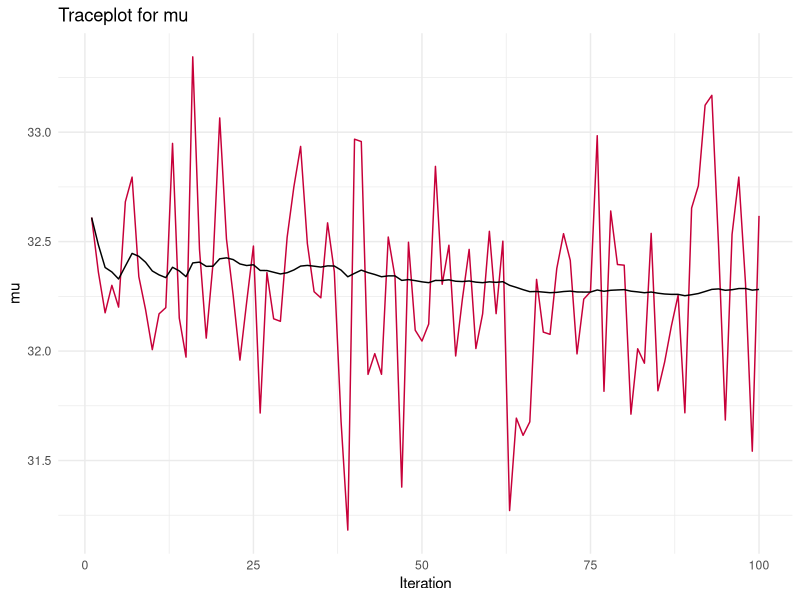
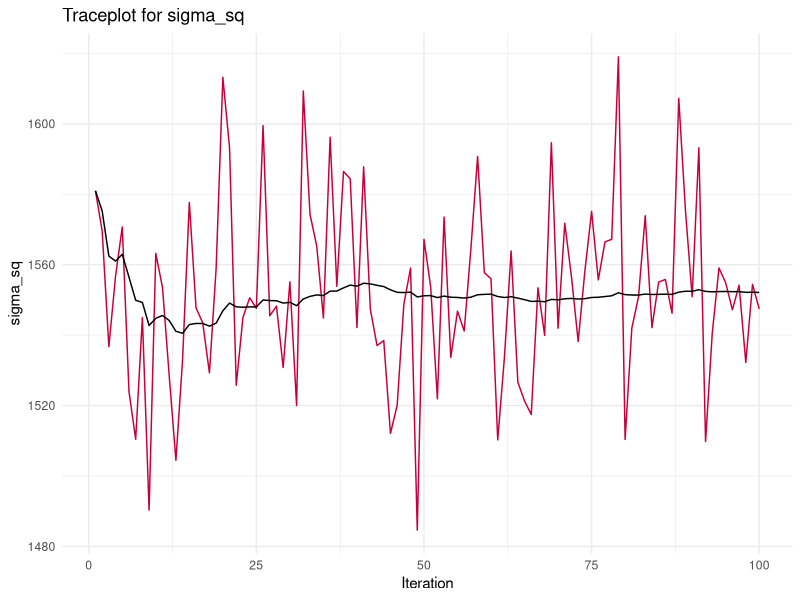
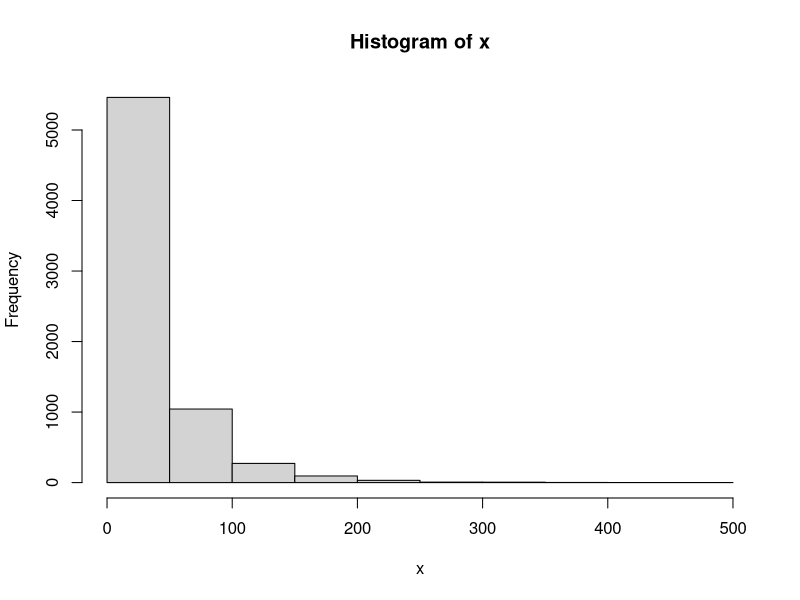
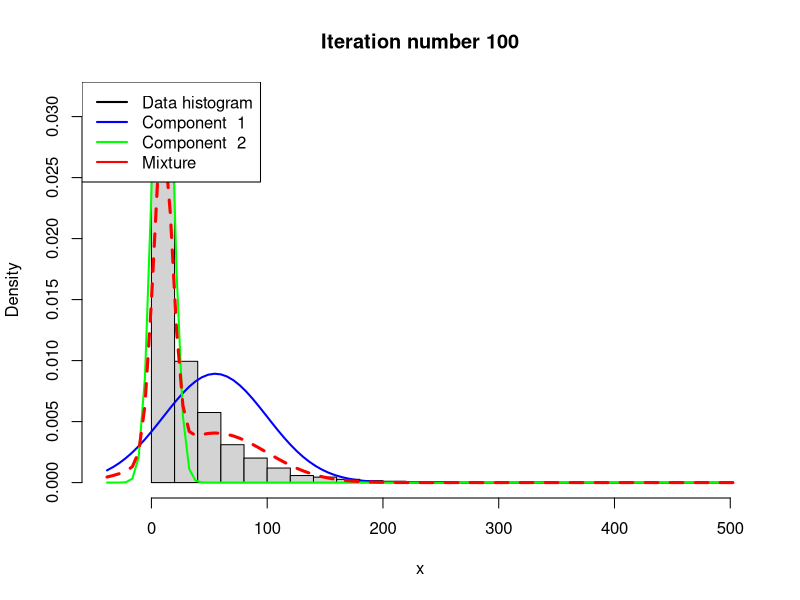
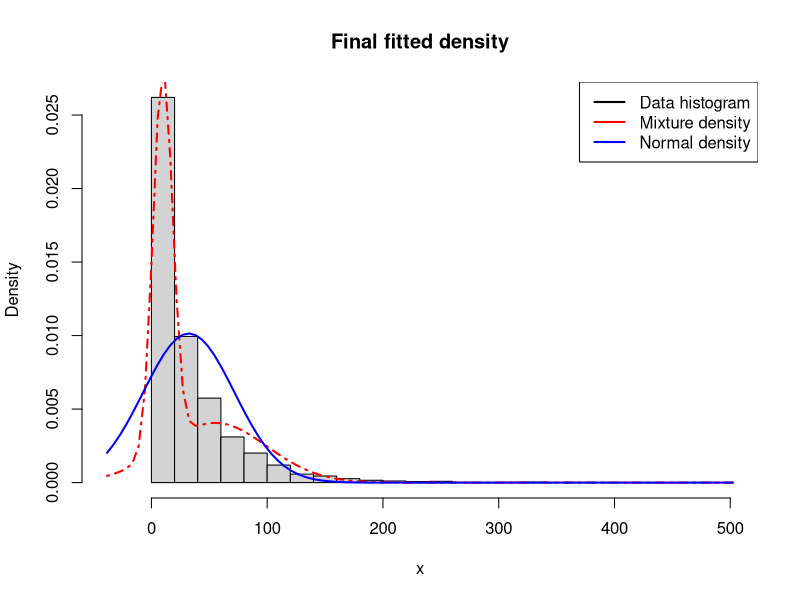
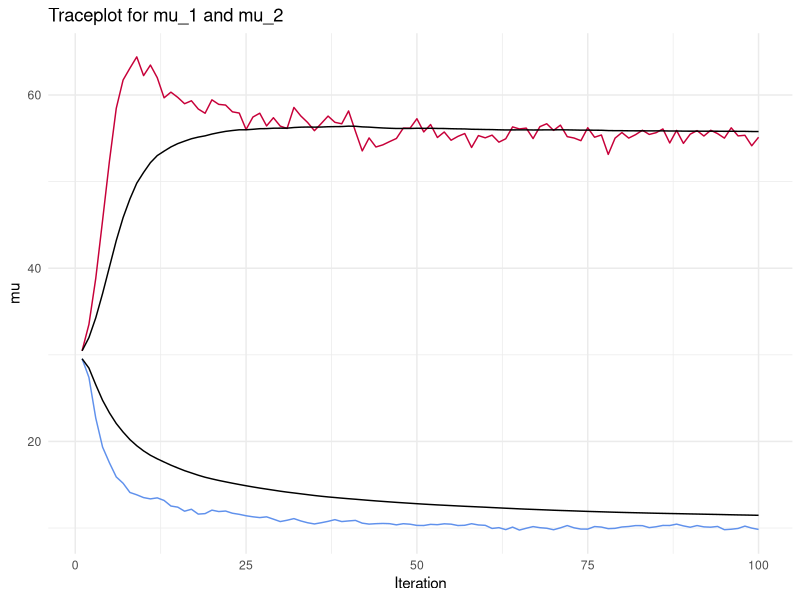
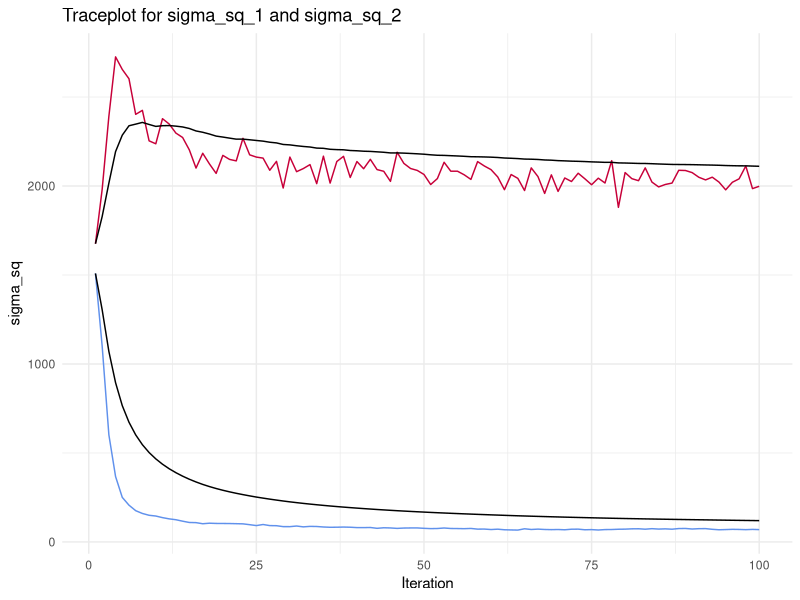
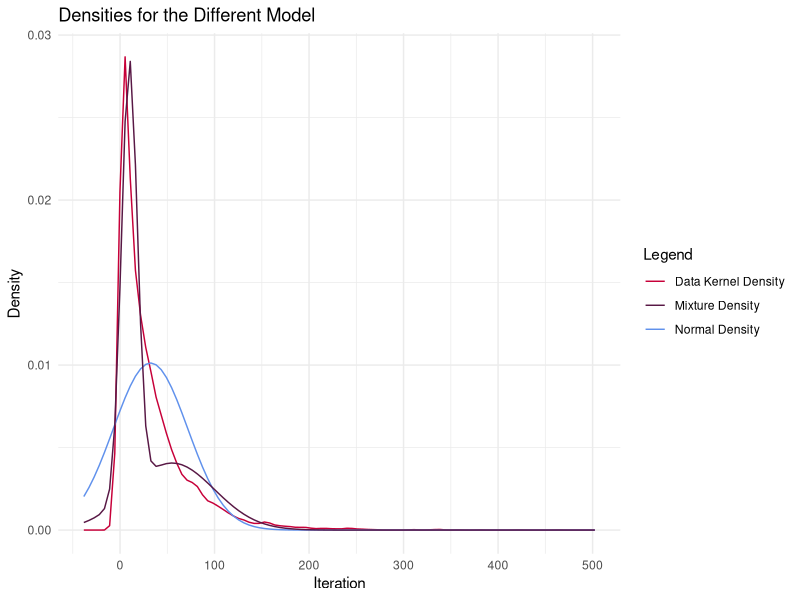

Source code (R) for these figures, in order: (Note: this script raises an error after producing the figures.)
## ---- chunk 1
knitr::opts_chunk$set(echo = TRUE)
library(knitr)
library(ggplot2)
## ---- chunk 2

################################################################################
# Exercise 1.a i)
################################################################################

rainfall_data = read.table("data/rainfall.dat", header=FALSE)

# Prior Parameters (slides page 15)
# These are basically random, guessed or from the data
# mu
mu_0 = 0
tau_sq_0 = 1

# sigma_sq
nu_0 = 1
sigma_sq_0 = 1 # sigma is 1/nu_0

## ---- chunk 3

crinvchisq = function(n, df, s_sq) {
  samples = rchisq(n, df)
  # These are draws from the inverse chi squared
  sigma_sq = (df - 1) * s_sq / samples
  return(sigma_sq)
}

## ---- chunk 4

gibbs_sample = function(nDraws, data, default_sigma, tau_sq_0, mu_0, nu_0, sigma_sq_0) {
  
  # Posterior Parameters (Taken from lecture 2 slide 4)
  n = length(data)
  mu_n = mean(data) + mu_0
  nu_n = nu_0 + n
  default_sigma_sq = default_sigma^2
  
  # To store all iterative results
  values_df = data.frame(matrix(NA, nrow = nDraws, ncol = 2))
  
  # To save current iterative results
  values = list(mu = NaN, sigma_sq = default_sigma_sq)
  
  # As mu depends on sigma and sigma depends on mu, we need one initial value to start.
  # In this implementation the default value to start with is sigma_sq.
  
  for (i in 1:nDraws) {
    tau_sq_n = 1 / ((n/values$sigma) + (1/tau_sq_0))
    values$mu = rnorm(1, mu_n, sqrt(tau_sq_n))
    values$sigma_sq = crinvchisq(1, nu_n, (nu_0*sigma_sq_0 + sum((data - values$mu)^2))/(n + nu_0))
    values_df[i,] = values
  }
  
  colnames(values_df) = c("mu", "sigma_sq")
  return(values_df)
}

## ---- chunk 5

res = gibbs_sample(nDraws = 100,
                   data = rainfall_data$V1, 
                   default_sigma = 40,
                   tau_sq_0 = tau_sq_0,
                   mu_0 = mu_0,
                   nu_0 = nu_0,
                   sigma_sq_0 = sigma_sq_0)

kable(head(res))

## ---- chunk 6

################################################################################
# Exercise 1.a ii)
################################################################################

plotdf = data.frame(1:nrow(res), res, cumsum(res$mu)/(1:nrow(res)),
                    cumsum(res$sigma_sq)/(1:nrow(res)))
colnames(plotdf) = c("index", "mu", "sigma_sq", "mu_trailing_mean",
                     "sigma_sq_trailing_mean")

ggplot(plotdf) +
  geom_line(aes(x = index, y = mu), color = "#C70039") +
  geom_line(aes(x = index, y = mu_trailing_mean), color = "#000000") +
  labs(title = "Traceplot for mu", y = "mu",
  x = "Iteration", color = "Legend") +
  theme_minimal()

## ---- chunk 7

ggplot(plotdf) +
  geom_line(aes(x = index, y = sigma_sq), color = "#C70039") +
  geom_line(aes(x = index, y = sigma_sq_trailing_mean), color = "#000000") +
  labs(title = "Traceplot for sigma_sq", y = "sigma_sq",
  x = "Iteration", color = "Legend") +
  theme_minimal()

## ---- chunk 8

################################################################################
# Exercise 1.b)
################################################################################

# This is the script provied in 'NormalMixtureGibbs.R' with minor ajustments.

# Estimating a simple mixture of normals
# Author: Mattias Villani, IDA, Linkoping University. http://mattiasvillani.com

##########    BEGIN USER INPUT #################
# Data options
x <- as.matrix(rainfall_data$V1)

# Model options
## COMMENT: As the given model has two guassians we set this to two.
nComp <- 2    # Number of mixture components

# Prior options
alpha <- 10*rep(1,nComp) # Dirichlet(alpha)
muPrior <- rep(0,nComp) # Prior mean of mu
tau2Prior <- rep(10,nComp) # Prior std of mu
sigma2_0 <- rep(var(x),nComp) # s20 (best guess of sigma2)
nu0 <- rep(4,nComp) # degrees of freedom for prior on sigma2

# MCMC options
nIter <- 100 # Number of Gibbs sampling draws

# Plotting options
plotFit <- TRUE
lineColors <- c("blue", "green", "magenta", 'yellow')
# We removed the sleep time
sleepTime <- 0.1 # Adding sleep time between iterations for plotting
################   END USER INPUT ###############

###### Defining a function that simulates from the 
rScaledInvChi2 <- function(n, df, scale){
  return((df*scale)/rchisq(n,df=df))
}

####### Defining a function that simulates from a Dirichlet distribution
rDirichlet <- function(param){
  nCat <- length(param)
  piDraws <- matrix(NA,nCat,1)
  for (j in 1:nCat){
    piDraws[j] <- rgamma(1,param[j],1)
  }
  piDraws = piDraws/sum(piDraws) # Diving every column of piDraws by the sum of the elements in that column.
  return(piDraws)
}

# Simple function that converts between two different representations of the mixture allocation
S2alloc <- function(S){
  n <- dim(S)[1]
  alloc <- rep(0,n)
  for (i in 1:n){
    alloc[i] <- which(S[i,] == 1)
  }
  return(alloc)
}

# Initial value for the MCMC
nObs <- length(x)
S <- t(rmultinom(nObs, size = 1 , prob = rep(1/nComp,nComp))) # nObs-by-nComp matrix with component allocations.
mu <- quantile(x, probs = seq(0,1,length = nComp))
sigma2 <- rep(var(x),nComp)
probObsInComp <- rep(NA, nComp)

# Setting up the plot
xGrid <- seq(min(x)-1*apply(x,2,sd),max(x)+1*apply(x,2,sd),length = 100)
xGridMin <- min(xGrid)
xGridMax <- max(xGrid)
mixDensMean <- rep(0,length(xGrid))
effIterCount <- 0
ylim <- c(0,2*max(hist(x)$density))

# Added for stroring the draws and print the plots
all_mu = matrix(rep(NaN, nIter*nComp), nrow = nIter)
all_sigma_sq = matrix(rep(NaN, nIter*nComp), nrow = nIter)

for (k in 1:nIter){
  #message(paste('Iteration number:',k))
  alloc <- S2alloc(S) # Just a function that converts between different representations of the group allocations
  nAlloc <- colSums(S)
  #print(nAlloc)
  # Update components probabilities
  pi <- rDirichlet(alpha + nAlloc)
  
  # Update mu's
  for (j in 1:nComp){
    precPrior <- 1/tau2Prior[j]
    precData <- nAlloc[j]/sigma2[j]
    precPost <- precPrior + precData
    wPrior <- precPrior/precPost
    muPost <- wPrior*muPrior + (1-wPrior)*mean(x[alloc == j])
    tau2Post <- 1/precPost
    mu[j] <- rnorm(1, mean = muPost, sd = sqrt(tau2Post))
  }
  
  # Update sigma2's
  for (j in 1:nComp){
    sigma2[j] <- rScaledInvChi2(1, df = nu0[j] + nAlloc[j], scale = (nu0[j]*sigma2_0[j] + sum((x[alloc == j] - mu[j])^2))/(nu0[j] + nAlloc[j]))
  }
  
    all_mu[k,] = mu
    all_sigma_sq[k,] = sigma2
  
  # Update allocation
  for (i in 1:nObs){
    for (j in 1:nComp){
      probObsInComp[j] <- pi[j]*dnorm(x[i], mean = mu[j], sd = sqrt(sigma2[j]))
    }
    S[i,] <- t(rmultinom(1, size = 1 , prob = probObsInComp/sum(probObsInComp)))
  }
  
  # Printing the fitted density against data histogram
  if (plotFit && (k == nIter)){
    effIterCount <- effIterCount + 1
    hist(x, breaks = 20, freq = FALSE, xlim = c(xGridMin,xGridMax), main = paste("Iteration number",k), ylim = ylim)
    mixDens <- rep(0,length(xGrid))
    components <- c()
    for (j in 1:nComp){
      compDens <- dnorm(xGrid,mu[j],sd = sqrt(sigma2[j]))
      mixDens <- mixDens + pi[j]*compDens
      lines(xGrid, compDens, type = "l", lwd = 2, col = lineColors[j])
      components[j] <- paste("Component ",j)
    }
    mixDensMean <- ((effIterCount-1)*mixDensMean + mixDens)/effIterCount
    
    lines(xGrid, mixDens, type = "l", lty = 2, lwd = 3, col = 'red')
    legend("topleft", box.lty = 1, legend = c("Data histogram",components, 'Mixture'), 
           col = c("black",lineColors[1:nComp], 'red'), lwd = 2)
    #Sys.sleep(sleepTime)
  }
}

hist(x, breaks = 20, freq = FALSE, xlim = c(xGridMin,xGridMax), main = "Final fitted density")
lines(xGrid, mixDensMean, type = "l", lwd = 2, lty = 4, col = "red")
lines(xGrid, dnorm(xGrid, mean = mean(x), sd = apply(x,2,sd)), type = "l", lwd = 2, col = "blue")
legend("topright", box.lty = 1, legend = c("Data histogram","Mixture density","Normal density"), col=c("black","red","blue"), lwd = 2)

#########################    Helper functions    ##############################################


## ---- chunk 9

################################################################################
# Exercise 1.c)
################################################################################

mu_plot_dataframe = data.frame(1:nIter, all_mu, cumsum(all_mu[,1])/(1:nrow(all_mu)),
                               cumsum(all_mu[,2])/(1:nrow(all_mu)))
colnames(mu_plot_dataframe) = c("index", "mu_1", "mu_2",
                                "mu_1_trailing_mean", "mu_2_trailing_mean")

ggplot(mu_plot_dataframe) +
  geom_line(aes(x = index, y = mu_1), color = "#C70039") +
  geom_line(aes(x = index, y = mu_1_trailing_mean), color = "#000000") +
  geom_line(aes(x = index, y = mu_2), color = "#6091EC") +
  geom_line(aes(x = index, y = mu_2_trailing_mean), color = "#000000") +
  labs(title = "Traceplot for mu_1 and mu_2", y = "mu",
  x = "Iteration", color = "Legend") +
  theme_minimal()

## ---- chunk 10

sigma_sq_plot_dataframe = data.frame(1:nIter, all_sigma_sq, cumsum(all_sigma_sq[,1])/(1:nrow(all_sigma_sq)),
                               cumsum(all_sigma_sq[,2])/(1:nrow(all_sigma_sq)))
colnames(sigma_sq_plot_dataframe) = c("index", "sigma_sq_1", "sigma_sq_2",
                                "sigma_sq_1_trailing_mean", "sigma_sq_2_trailing_mean")

ggplot(sigma_sq_plot_dataframe) +
  geom_line(aes(x = index, y = sigma_sq_1), color = "#C70039") +
  geom_line(aes(x = index, y = sigma_sq_1_trailing_mean), color = "#000000") +
  geom_line(aes(x = index, y = sigma_sq_2), color = "#6091EC") +
  geom_line(aes(x = index, y = sigma_sq_2_trailing_mean), color = "#000000") +
  labs(title = "Traceplot for sigma_sq_1 and sigma_sq_2", y = "sigma_sq",
  x = "Iteration", color = "Legend") +
  theme_minimal()

## ---- chunk 11

x = xGrid
density_data = density(rainfall_data$V1, from = x[1], to = x[length(x)], n = length(x))$y
density_normal = dnorm(x, mean = mean(res$mu), sd = sqrt(mean(res$sigma_sq)))
density_mixture = mixDensMean

density_comparison_df = data.frame(x,
                                   density_data,
                                   density_normal,
                                   density_mixture)

ggplot(density_comparison_df) +
  geom_line(aes(x = x, y = density_data, colour = "Data Kernel Density")) +
  geom_line(aes(x = x, y = density_normal, colour = "Normal Density")) +
  geom_line(aes(x = x, y = density_mixture, colour = "Mixture Density")) +
  labs(title = "Densities for the Different Model", y = "Density",
  x = "Iteration", color = "Legend") +
  scale_color_manual("Legend", values = c("#C70039", "#581845", "#6091EC")) +
  theme_minimal()

## ---- chunk 12

################################################################################
# Exercise 2.a)
################################################################################

ebay_data = read.table("data/eBayNumberOfBidderData.dat", header=TRUE)
kable(head(ebay_data))

## ---- chunk 13

glm_model = glm(formula = nBids ~ ., data = ebay_data[,-2], family = poisson)
summary(glm_model)

glm_model$coefficients
## ---- chunk 14

################################################################################
# Exercise 2.b)
################################################################################

# Parameters
Y = as.matrix(ebay_data[,1])
# We take all covariates
X = as.matrix(ebay_data[,-1])
# Feature names
feature_names =  colnames(ebay_data[,2:ncol(ebay_data)])
colnames(X) = feature_names

# Defining the prior parameters
mu_prior = rep(0, ncol(ebay_data) - 1)
covariate_prior = 100 * solve(t(X) %*% X)
# An we need initial beta parameters
beta = rmvnorm(1, mu_prior, covariate_prior)

# Cost-Function
## We need cost function which will be optimized (e.g. the likelihood).
## The first parameters has to be the regression coefficient
## The function will calculate the log-likelihood and the log-prior for getting
## the posterior-log-likelihood which is to be optimized
## We use two sub-functions for the two logs

# https://nptel.ac.in/courses/111104074/Module14/Lecture41.pdf
log_likelihood = function(beta, X ,Y) {
  lambda = t(exp(X %*% beta)) # log-link function
  llik = t(Y) %*% log(t(lambda)) - sum(lambda) - sum(log(factorial(Y)))
  return(llik)
}

posterior_log_likelihood = function(beta, X, Y, sigma, mu) {
  return(dmvnorm(beta, mu, sigma, log = TRUE) + log_likelihood(beta, X, Y))
}

res = optim(beta, posterior_log_likelihood, method = "BFGS",
            control = list(fnscale = -1), hessian = TRUE,
            X = X, Y = Y, sigma = covariate_prior, mu = mu_prior)

# Now we use the results to extract the desired values and same them to
# variables with a speaking name
posterior_mode = as.vector(res$par)
names(posterior_mode) = feature_names
posterior_covariance = - solve(res$hessian)
posterior_sd = sqrt(diag(posterior_covariance))
names(posterior_sd) = feature_names
